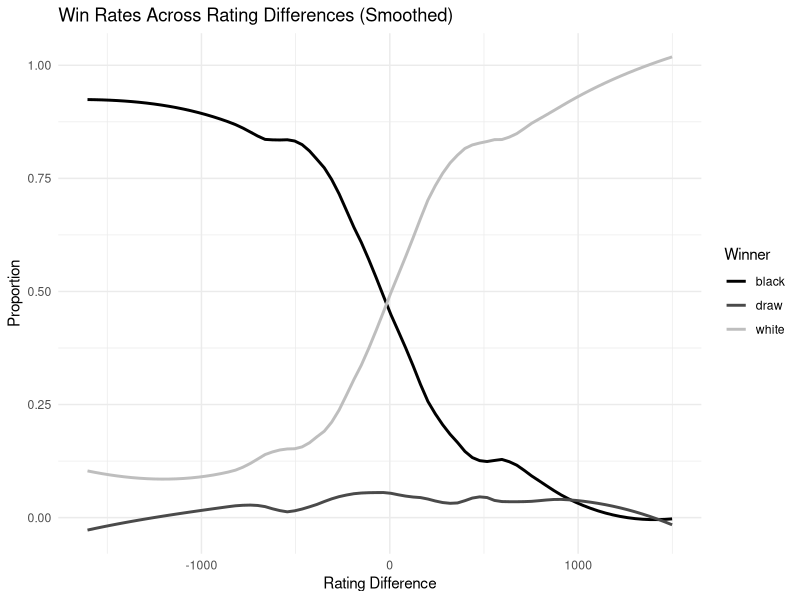
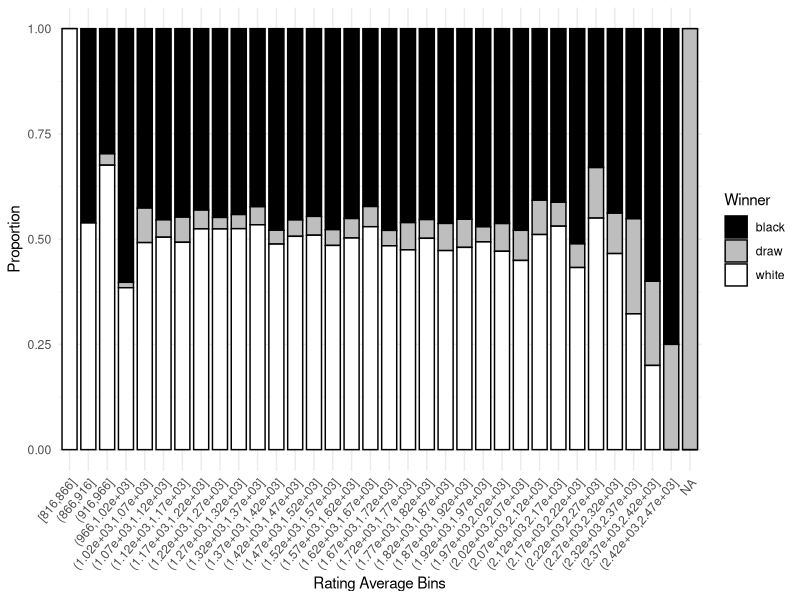
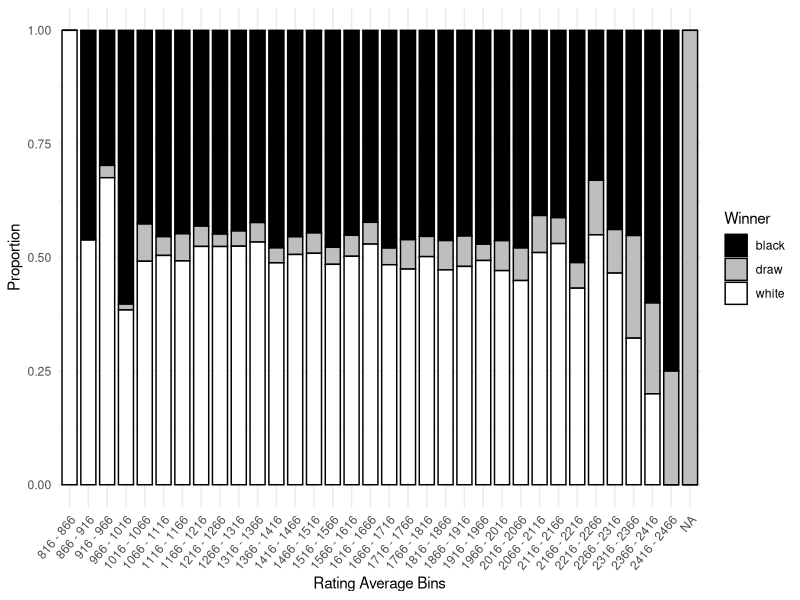
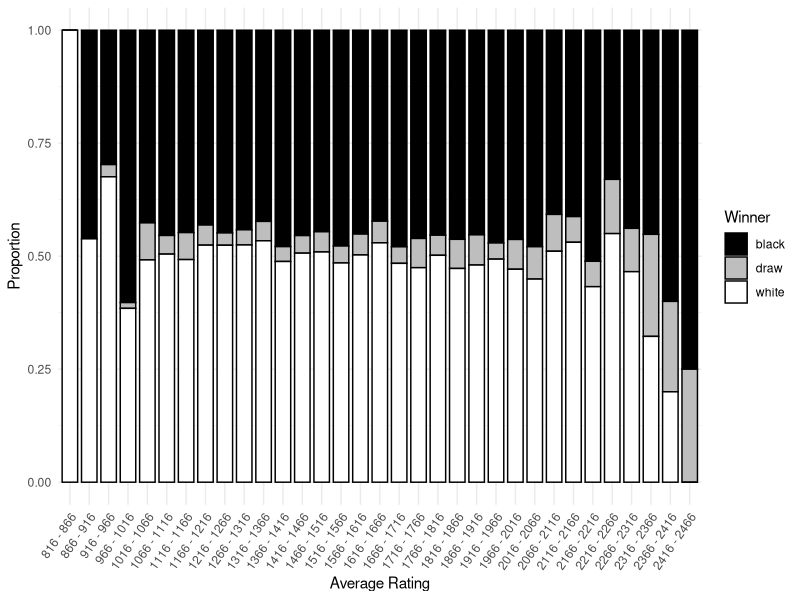
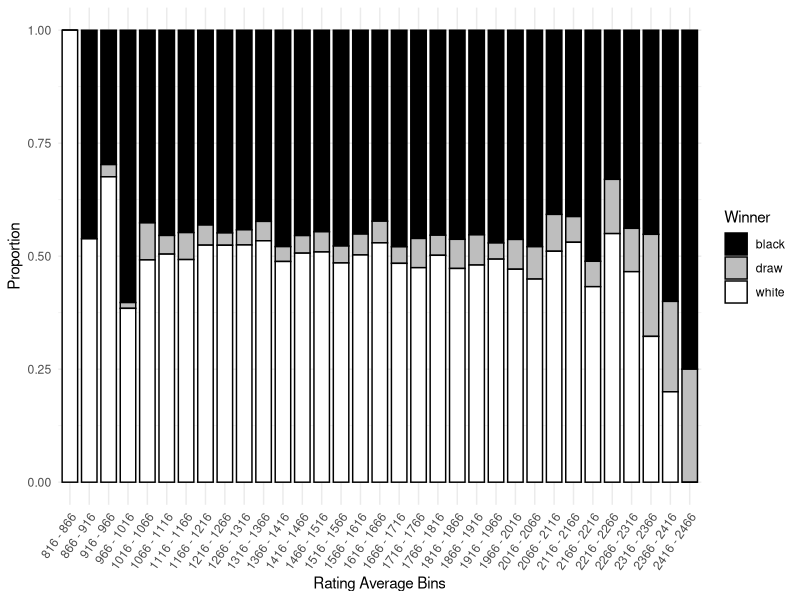

Write R code to recreate these figures, in order.
## ---- chunk 1
knitr::opts_chunk$set(echo = TRUE)
## ---- chunk 2
library(tidyverse)
## ---- chunk 3
ratings <- read.csv("UseableCSV/rating_wins.csv")

ratings$bins <- cut(ratings$rate_diff,
                   breaks = seq(min(ratings$rate_diff), max(ratings$rate_diff), by = 50))
## ---- chunk 4
# Calculate total count for each rating difference
ratings_summary <- ratings %>%
  group_by(rate_diff) %>%
  mutate(total_count = sum(count)) %>%
  ungroup()

# Calculate proportions for each winner
ratings_proportions <- ratings_summary %>%
  mutate(proportion = count / total_count)

# Plot with LOESS smoothing
ggplot(ratings_proportions, aes(x = rate_diff, y = proportion, color = winner)) +
  geom_smooth(method = "loess", se = FALSE, span = 0.3, size = 1) +
  labs(
    title = "Win Rates Across Rating Differences (Smoothed)",
    x = "Rating Difference",
    y = "Proportion",
    color = "Winner"
  ) +
  scale_color_manual(
    values = c("black", "grey29", "grey")) +
  theme_minimal()
## ---- chunk 5
avg_ratings <- read.csv("UseableCSV/average_wins.csv")

avg_ratings$bins <- cut(avg_ratings$rating_average,
                        breaks = seq(min(avg_ratings$rating_average), max(avg_ratings$rating_average), by = 50),
                        include.lowest = TRUE)

ggplot(avg_ratings, aes(x = bins, fill = winner)) +
  geom_bar(aes(weight = count), position = "fill", color='black', width=0.8) +
  labs(x = "Rating Average Bins", y = "Proportion", fill = "Winner") +
  scale_fill_manual(
    values = c("black", "grey", "white")) +
  theme_minimal() +
  theme(
    axis.text.x = element_text(angle = 50, hjust = 1)
  )
## ---- chunk 6
# Create custom bin labels
bin_labels <- paste(
  head(seq(min(avg_ratings$rating_average), max(avg_ratings$rating_average), by = 50), -1), 
  "-", 
  tail(seq(min(avg_ratings$rating_average), max(avg_ratings$rating_average), by = 50), -1)
)

# Apply cut with custom labels
avg_ratings$bins <- cut(
  avg_ratings$rating_average,
  breaks = seq(min(avg_ratings$rating_average), max(avg_ratings$rating_average), by = 50),
  include.lowest = TRUE,
  labels = bin_labels
)

# Plot with stacked bars showing the distribution of winner by bins
ggplot(avg_ratings, aes(x = bins, fill = winner)) +
  geom_bar(aes(weight = count), position = "fill", color = 'black', width = 0.8) +
  labs(x = "Rating Average Bins", y = "Proportion", fill = "Winner") +
  scale_fill_manual(values = c("black", "grey", "white")) +
  theme_minimal() +
  theme(axis.text.x = element_text(angle = 50, hjust = 1)) # Rotate x-axis labels if necessary
## ---- chunk 7
# Filter out rows where 'bins' or 'winner' is NA
avg_ratings_clean <- avg_ratings[!is.na(avg_ratings$bins) & !is.na(avg_ratings$winner), ]

# Plot with stacked bars showing the distribution of winner by bins
ggplot(avg_ratings_clean, aes(x = bins, fill = winner)) +
  geom_bar(aes(weight = count), position = "fill", color = 'black', width = 0.8) +
  labs(x = "Average Rating", y = "Proportion", fill = "Winner") +
  scale_fill_manual(values = c("black", "grey", "white")) +
  theme_minimal() +
  theme(axis.text.x = element_text(angle = 55, hjust = 1)) # Rotate x-axis labels if necessary
## ---- chunk 8
counts_summary <- avg_ratings_clean %>%
  group_by(bins, winner) %>%
  summarise(count = sum(count), .groups = "drop")

print(counts_summary)
counts_summary <- avg_ratings_clean %>%
  group_by(bins, winner) %>%
  summarise(count = sum(count), .groups = "drop")

print(counts_summary)
## ---- chunk 9
# Filter out the bin 816-866
avg_ratings_clean_trimmed <- avg_ratings_clean %>%
  filter(bins != "816-866")

# Plot with stacked bars showing the distribution of winner by bins (excluding the 816-866 bin)
ggplot(avg_ratings_clean_trimmed, aes(x = bins, fill = winner)) +
  geom_bar(aes(weight = count), position = "fill", color = 'black', width = 0.8) +
  labs(x = "Rating Average Bins", y = "Proportion", fill = "Winner") +
  scale_fill_manual(values = c("black", "grey", "white")) +
  theme_minimal() +
  theme(axis.text.x = element_text(angle = 55, hjust = 1)) # Rotate x-axis labels if necessary
